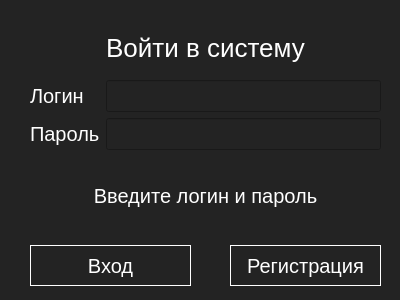
<?xml version="1.0" encoding="UTF-8"?>
<ui version="4.0">
 <class>Dialog</class>
 <widget class="QDialog" name="Dialog">
  <property name="geometry">
   <rect>
    <x>0</x>
    <y>0</y>
    <width>400</width>
    <height>300</height>
   </rect>
  </property>
  <property name="windowTitle">
   <string>Dialog</string>
  </property>
  <property name="styleSheet">
   <string notr="true">background-color: rgb(35, 35, 35);
color:#fff;
font-size:20px;
</string>
  </property>
  <widget class="QWidget" name="formLayoutWidget_2">
   <property name="geometry">
    <rect>
     <x>30</x>
     <y>80</y>
     <width>351</width>
     <height>98</height>
    </rect>
   </property>
   <layout class="QFormLayout" name="formLayout_2">
    <item row="0" column="0">
     <widget class="QLabel" name="label_login">
      <property name="text">
       <string>Логин</string>
      </property>
     </widget>
    </item>
    <item row="0" column="1">
     <widget class="QLineEdit" name="lineEdit_login">
      <property name="styleSheet">
       <string notr="true">QLineEdit {

}
QLineEdit:hover {
	background-color: rgb(85, 170, 255);
}</string>
      </property>
     </widget>
    </item>
    <item row="1" column="0">
     <widget class="QLabel" name="label_password">
      <property name="text">
       <string>Пароль</string>
      </property>
     </widget>
    </item>
    <item row="1" column="1">
     <widget class="QLineEdit" name="lineEdit_password">
      <property name="styleSheet">
       <string notr="true">QLineEdit {

}
QLineEdit:hover {
	background-color: rgb(85, 170, 255);
}</string>
      </property>
      <property name="echoMode">
       <enum>QLineEdit::Password</enum>
      </property>
     </widget>
    </item>
   </layout>
  </widget>
  <widget class="QLabel" name="label_header">
   <property name="geometry">
    <rect>
     <x>30</x>
     <y>32</y>
     <width>351</width>
     <height>31</height>
    </rect>
   </property>
   <property name="styleSheet">
    <string notr="true">font-size:26px;</string>
   </property>
   <property name="text">
    <string>Войти в систему</string>
   </property>
   <property name="alignment">
    <set>Qt::AlignCenter</set>
   </property>
  </widget>
  <widget class="QLabel" name="label_status">
   <property name="geometry">
    <rect>
     <x>30</x>
     <y>180</y>
     <width>351</width>
     <height>31</height>
    </rect>
   </property>
   <property name="styleSheet">
    <string notr="true">border:#00ff00 1px solid;</string>
   </property>
   <property name="text">
    <string>Введите логин и пароль</string>
   </property>
   <property name="alignment">
    <set>Qt::AlignCenter</set>
   </property>
  </widget>
  <widget class="QPushButton" name="pushButton_authorization">
   <property name="geometry">
    <rect>
     <x>30</x>
     <y>245</y>
     <width>161</width>
     <height>41</height>
    </rect>
   </property>
   <property name="styleSheet">
    <string notr="true">QPushButton {
border:1px solid #fff;
border-radius:25px;
}
QPushButton:hover {
	background-color: rgb(85, 170, 255);
}</string>
   </property>
   <property name="text">
    <string>Вход</string>
   </property>
  </widget>
  <widget class="QPushButton" name="pushButton_registration">
   <property name="geometry">
    <rect>
     <x>230</x>
     <y>245</y>
     <width>151</width>
     <height>41</height>
    </rect>
   </property>
   <property name="styleSheet">
    <string notr="true">QPushButton {
border:1px solid #fff;
border-radius:25px;
}
QPushButton:hover {
	background-color: rgb(85, 170, 255);
}</string>
   </property>
   <property name="text">
    <string>Регистрация</string>
   </property>
  </widget>
 </widget>
 <resources/>
 <connections/>
</ui>
